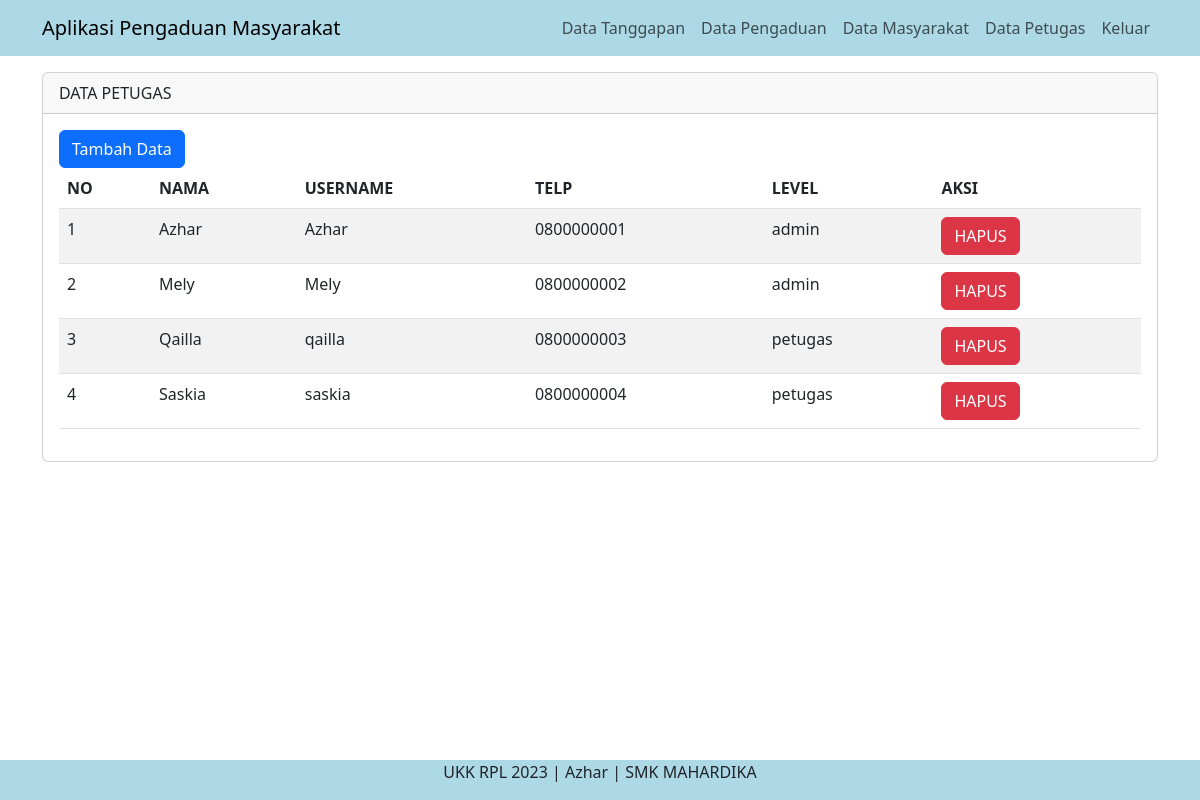
Screenshot of /admin/index.php?page=petugas (signed in) with the database file from the repository.
### tables this page shows
CREATE TABLE `petugas` (
  `id_petugas` int(11) NOT NULL,
  `nama_petugas` varchar(35) NOT NULL,
  `username` varchar(25) NOT NULL,
  `password` varchar(32) NOT NULL,
  `telp` varchar(13) NOT NULL,
  `level` enum('admin','petugas') NOT NULL
);

### admin/data_petugas.php (the view, shortened to what this page needs)
<div class="container">
<div class="row">
      <div class="col-md-12 mt-3">
      <div class= "card">
    <div class="card-header">
        DATA PETUGAS
    </div>
    <div class="card-body">
    <a href="" class="btn btn-primary" data-bs-toggle="modal" data-bs-target="#tambahData">Tambah Data</a>
      <table class="table table-striped">
        <thead>
          <tr>
            <th>NO</th>
            <th>NAMA</th>
            <th>USERNAME</th>
            <th>TELP</th>
            <th>LEVEL</th>
            <th>AKSI</th>
          </tr>
        </thead>
        <tbody>
        <tbody>
          <?php
          include '../config/koneksi.php';
          $no = 1;
          $query = mysqli_query($koneksi, "SELECT * FROM petugas");
          while ($data = mysqli_fetch_array($query)) { ?>
          <tr>
            <td><?php echo $no++ ?></td>
            <td><?php echo $data['nama_petugas'] ?></td>
            <td><?php echo $data['username'] ?></td>
            <td><?php echo $data['telp'] ?></td>
            <td><?php echo $data['level'] ?>
          <td>
          <a href="" class="btn btn-danger" data-bs-toggle="modal" data-bs-target="#hapus<?php echo $data['id_petugas'] ?>">HAPUS</a>
          </td>
          </tr>
          <?php } ?>
        </tbody>
      </table>
</div>
</div>
      </div>

### rows the page displays
petugas: nama_petugas "Azhar", username "Azhar", telp "0800000001", level "admin"
petugas: nama_petugas "Mely", username "Mely", telp "0800000002", level "admin"
petugas: nama_petugas "Qailla", username "qailla", telp "0800000003", level "petugas"
petugas: nama_petugas "Saskia", username "saskia", telp "0800000004", level "petugas"
